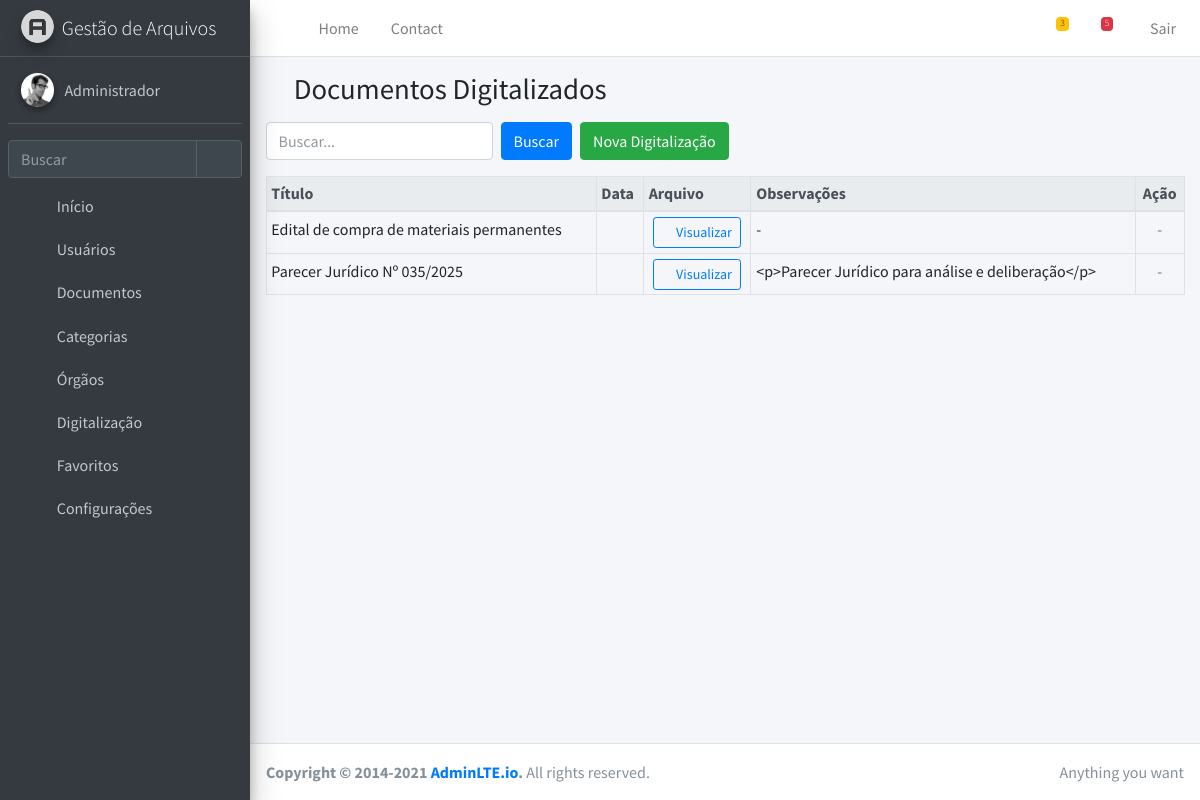
The page /documentos/ (signed in) on the database its author committed.
### webapp/models.py (models this page shows, shortened)
class Documento(models.Model):
    titulo = models.CharField(max_length=200)
    categoria = models.ForeignKey(Categoria, on_delete=models.CASCADE)
    orgao = models.ForeignKey(Orgao, on_delete=models.SET_NULL, null=True, blank=True)
    departamento = models.ForeignKey(Departamento, on_delete=models.SET_NULL, null=True, blank=True)
    secretaria = models.ForeignKey(Secretaria, on_delete=models.SET_NULL, null=True, blank=True)
    arquivo = models.FileField(upload_to='documentos/')
    data_envio = models.DateTimeField(auto_now_add=True)
    observacoes = models.TextField(blank=True)
    usuario = models.ForeignKey(User, on_delete=models.CASCADE)
    class Meta:
        ordering = ['-data_envio']

### webapp/views.py (the view)
# urls.py: path('documentos/', views.listar_documentos, name='listar_documentos'),  # <- cuidado com duplicidade
def listar_documentos(request):
    busca = request.GET.get('q', '')
    if request.user.is_superuser:
        documentos = Documento.objects.all()
    else:
        documentos = Documento.objects.filter(usuario=request.user)
    if busca:
        documentos = documentos.filter(
            Q(titulo__icontains=busca) |
            Q(categoria__nome__icontains=busca) |
            Q(observacoes__icontains=busca)
        )
    orgaos = Orgao.objects.prefetch_related('departamentos__secretarias').all()
    usuarios = User.objects.filter(is_active=True).order_by('first_name')
    context = {
        'arquivos': documentos,
        'orgaos': orgaos,
        'usuarios': usuarios,  # <-- ESSENCIAL
        'busca': busca,
    }
    return render(request, 'digitalizar/listar.html', context)

### webapp/context_processors.py (called while the page is built)
def notificacoes_documentos(request):
    if request.user.is_authenticated:
        tramitacoes = Tramitacao.objects.filter(
            destinatario=request.user,
            status='aberto'  # CORRETO conforme seu model
        ).order_by('-data_envio')
        return {'tramitacoes_pendentes': tramitacoes}
    return {}

### templates/digitalizar/listar.html
{% extends 'base.html' %}
{% block content %}
<div class="content-header">
  <div class="container-fluid">
    <h1 class="m-0"><i class="fas fa-folder-open text-primary"></i> Documentos Digitalizados</h1>
  </div>
</div>
<div class="content">
  <div class="container-fluid">
    <form method="get" class="form-inline mb-3">
      <input type="text" name="q" class="form-control mr-2" placeholder="Buscar..." value="{{ busca }}">
      <button class="btn btn-primary">Buscar</button>
      <a href="{% url 'digitalizar_documento' %}" class="btn btn-success ml-2">Nova Digitalização</a>
    </form>
    <div class="table-responsive">
      <table class="table table-sm table-bordered table-hover">
        <thead class="thead-light">
          <tr>
            <th>Título</th>
            <th>Data</th>
            <th>Arquivo</th>
            <th>Observações</th>
            <th class="text-center">Ação</th>
          </tr>
        </thead>
        <tbody>
          {% for doc in arquivos %}
          <tr>
            <td>{{ doc.titulo }}</td>
            <td>{{ doc.data_digitalizacao|date:"d/m/Y H:i" }}</td>
            <td class="text-center">
              <a href="{{ doc.arquivo.url }}" target="_blank" class="btn btn-outline-primary btn-sm">
                <i class="fas fa-eye"></i> Visualizar
              </a>
            </td>
            <td>{{ doc.observacoes|default:"-"|truncatechars:50 }}</td>
            <td class="text-center">
              <span class="text-muted">-</span>
            </td>
          </tr>
          {% empty %}
          <tr>
            <td colspan="5" class="text-center">Nenhum documento digitalizado encontrado.</td>
          </tr>
          {% endfor %}
        </tbody>
      </table>
    </div>
  </div>
</div>
{% endblock %}

### templates/partials/sidebar.html (shortened to what this page needs)
{% load static %}
<aside class="main-sidebar sidebar-dark-primary elevation-4">
  <a href="{% url 'arquivos_index' %}" class="brand-link">
    <img src="{% static 'assets/dist/img/AdminLTELogo.png' %}" alt="Logo" class="brand-image img-circle elevation-3" style="opacity: .8">
    <span class="brand-text font-weight-light">Gestão de Arquivos</span>
  </a>
  <div class="sidebar">
    <div class="user-panel mt-3 pb-3 mb-3 d-flex">
  <div class="image">
    <img src="{% static 'assets/dist/img/user2-160x160.jpg' %}" class="img-circle elevation-2" alt="User Image">
  </div>
  <div class="info">
    <a href="#" class="d-block">{{ request.user.username }}</a>
  </div>
</div>
    <div class="form-inline">
      <div class="input-group" data-widget="sidebar-search">
        <input class="form-control form-control-sidebar" type="search" placeholder="Buscar" aria-label="Buscar">
        <div class="input-group-append">
          <button class="btn btn-sidebar">
            <i class="fas fa-search fa-fw"></i>
          </button>
        </div>
      </div>
    </div>
    <nav class="mt-2">
      <ul class="nav nav-pills nav-sidebar flex-column" data-widget="treeview" role="menu" data-accordion="false">
<li class="nav-item">
  <a href="{% url 'arquivos_index' %}" class="nav-link">
    <i class="nav-icon fas fa-home"></i>
    <p>Início</p>
  </a>
</li>
<li class="nav-item has-treeview">
  <a href="#" class="nav-link">
    <i class="nav-icon fas fa-users"></i>
    <p>Usuários <i class="right fas fa-angle-left"></i></p>
  </a>
</li>
<li class="nav-item has-treeview">
  <a href="#" class="nav-link">
    <i class="nav-icon fas fa-folder-open"></i>
    <p>
      Documentos
      <i class="right fas fa-angle-left"></i>
    </p>
  </a>
</li>
        <li class="nav-item has-treeview">
          <a href="#" class="nav-link">
            <i class="nav-icon fas fa-tags"></i>
            <p>
              Categorias
              <i class="right fas fa-angle-left"></i>
            </p>
          </a>
        </li>
<li class="nav-item has-treeview">
  <a href="#" class="nav-link">
    <i class="nav-icon fas fa-university"></i>
    <p>
      Órgãos
      <i class="right fas fa-angle-left"></i>
    </p>
  </a>
</li>
<li class="nav-item has-treeview">
  <a href="#" class="nav-link">
    <i class="nav-icon fas fa-print"></i>
    <p>
      Digitalização
      <i class="right fas fa-angle-left"></i>
    </p>
  </a>
</li>
<li class="nav-item has-treeview">
  <a href="#" class="nav-link">
    <i class="nav-icon far fa-bookmark"></i>
    <p>
      Favoritos
      <i class="right fas fa-angle-left"></i>
    </p>
  </a>
</li>
        <li class="nav-item">
          <a href="#" class="nav-link disabled">
            <i class="nav-icon fas fa-cog"></i>
            <p>Configurações</p>
          </a>
        </li>
      </ul>
    </nav>
  </div>
</aside>

### rows shown on the page
Documento: titulo "Edital de compra de materiais permanentes", observacoes "-"
Documento: titulo "Parecer Jurídico Nº 035/2025", observacoes "<p>Parecer Jurídico para análise e deliberação</p>"

### other values the page prints
{{ tramitacoes_pendentes|length }} "3"
{{ request.user.username }} "Administrador"
